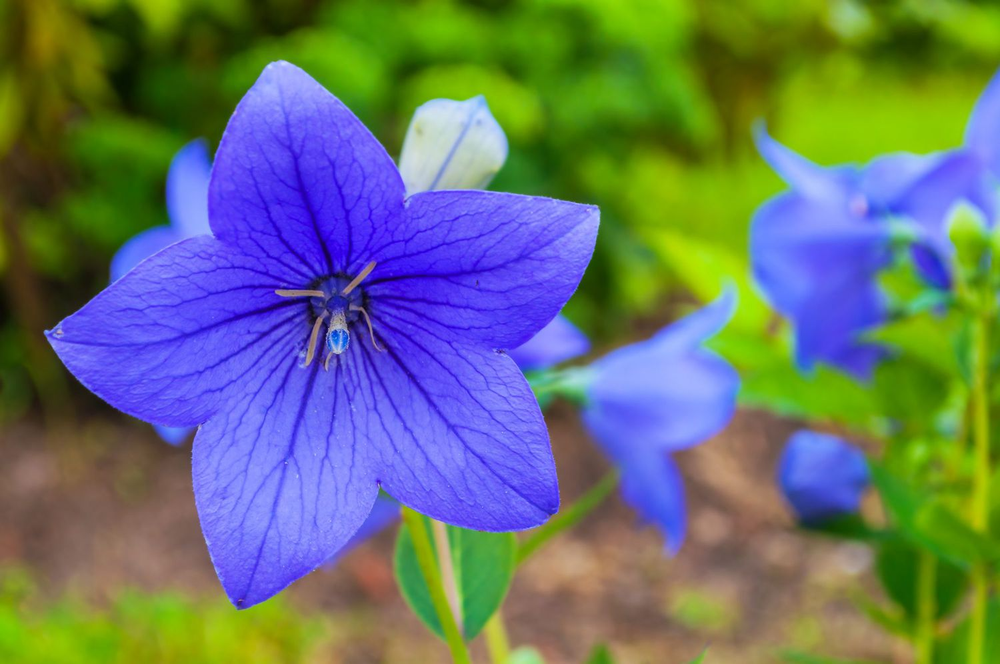
#> input picture dithering/input/flower.png, 1000 x 664 px, shrunk from 1500 x 996 before the run
$ python floyd_dithering.py
#> lines starting #> are read from the running program, lines starting #| are printed output that depends on the picture
from PIL import Image
import numpy as np
import matplotlib.pyplot as plt

def floyd_steinberg_dithering(image_path, output_path):
    # Load the image
#> called with image_path = 'input/flower.png', output_path = 'output/floyd_dithered_image.png'
    input_image = Image.open(image_path).convert('L')  # Convert to grayscale
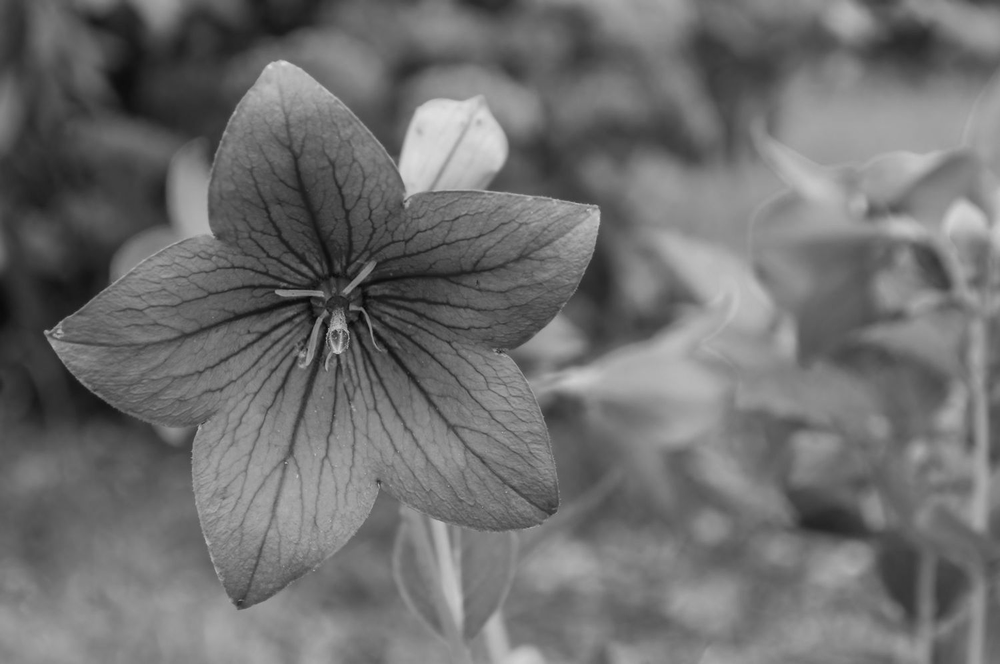
#> input_image: PIL image 1000x664 L; min 8, max 223, mean 111.2
    width, height = input_image.size
#> width = 1000; height = 664

    # Convert the image to a NumPy array
    input_array = np.array(input_image)

    for y in range(height - 1):
        for x in range(1, width - 1):
            old_pixel_value = input_array[y, x]

            # Quantize the pixel
            new_pixel_value = 255 if old_pixel_value > 128 else 0
            input_array[y, x] = new_pixel_value

            # Calculate the error
            error = old_pixel_value - new_pixel_value

            # Distribute the error to neighboring pixels
            input_array[y, x + 1] += error * 7 / 16
            input_array[y + 1, x - 1] += error * 3 / 16
            input_array[y + 1, x] += error * 5 / 16
            input_array[y + 1, x + 1] += error * 1 / 16
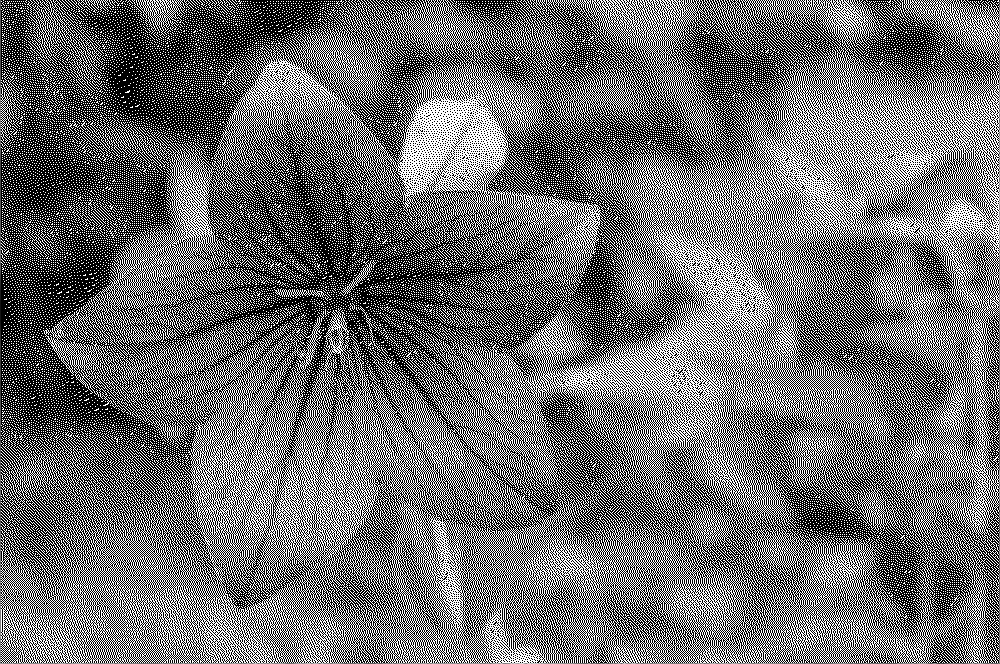
#> input_array: shape (664, 1000); min 0, max 255, mean 109.8

    # Save the dithered image
    dithered_image = Image.fromarray(input_array)
    dithered_image.save(output_path)

    # Display the original and dithered images
    plt.figure(figsize=(10, 5))

    plt.subplot(1, 2, 1)
    plt.title("Original Image")
    plt.imshow(input_image, cmap='gray')
    plt.axis('off')

    plt.subplot(1, 2, 2)
    plt.title("Dithered Image (Floyd-Steinberg)")
    plt.imshow(dithered_image, cmap='gray')
    plt.axis('off')

    plt.show()
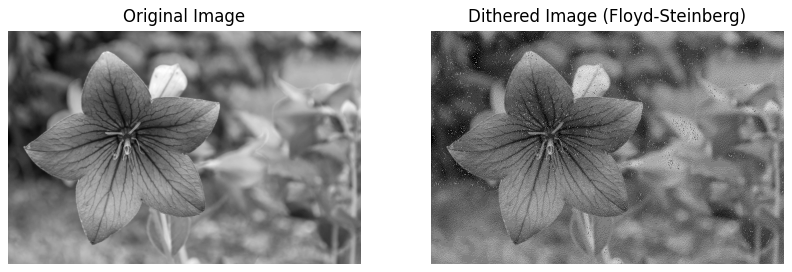
#> figure drawn by matplotlib, 2 panels

if __name__ == "__main__":
    input_path = "input/flower.png"  # Replace with the path to your input image
    output_path = "output/floyd_dithered_image.png"  # Replace with the desired output path

    floyd_steinberg_dithering(input_path, output_path)

$ run again, with dithering/input/bw.png copied over dithering/input/flower.png
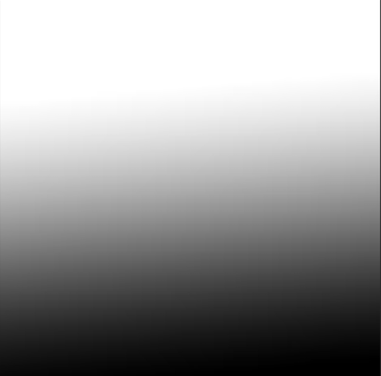
#> input picture dithering/input/bw.png, 381 x 376 px, shrunk from 572 x 564 before the run
#> after the loop in floyd_steinberg_dithering, `for y in range(height - 1):`:
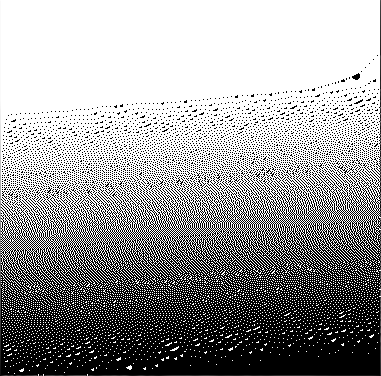
#> input_array: shape (376, 381); min 0, max 255, mean 154.3
#> in floyd_steinberg_dithering, `plt.show()`:
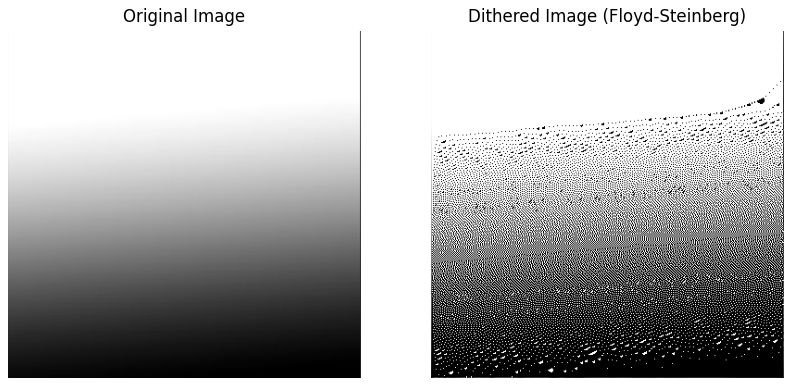
#> figure drawn by matplotlib, 2 panels
